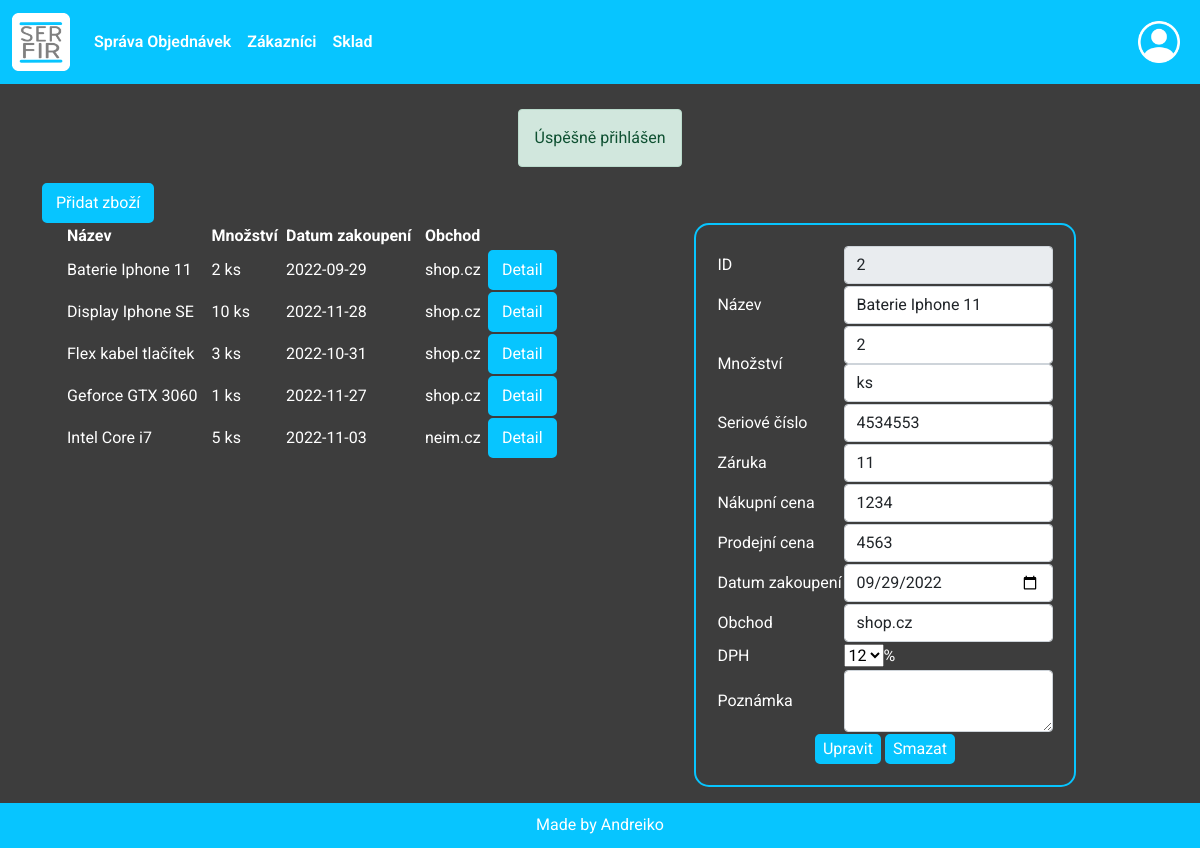
The app's page /sklad/sklad.php?id=2 (signed in) with its own data.
### tables this page shows
CREATE TABLE `sklad` (
  `id` int PRIMARY KEY,
  `nazev` varchar(50) NOT NULL,
  `mnozstvi` int NOT NULL,
  `jednotka` varchar(30),
  `sercis` bigint,
  `zaruka` int,
  `cena1` double(12,3) NOT NULL,
  `cena2` double(12,3) NOT NULL,
  `datum` date NOT NULL,
  `obchod` varchar(50),
  `DPH` int,
  `pozn` varchar(70)
);

### init/funkce.php (called while the page is built, shortened)
<?php
function view($nazev,$model = ''){
    require(CESTA . "views/layout.view.php");
}

### data/mysqldata.class.php (called while the page is built, shortened)
<?php
class MySqlData{
    private $zdroj;
    function __construct($zdroj){
        $this->zdroj=$zdroj;
    }
    private function conncet(){
        try {
            return new PDO($this->zdroj, "root", "");
        } catch(PDOException $e){
            return null;
        }
    }
    private function queryObj($sql,$obj,$parm = []){
        $db = $this->conncet();
        if (empty($parm)) {
            $smt = $db->query($sql);
        }
        else {
            $smt = $db->prepare($sql);
            $smt->execute($parm);
        }
        $result = $smt->fetchAll(PDO::FETCH_CLASS, $obj);
        return $result;
    }
    private function getAllObj($tabulka, $obj){
        return $this->queryObj('SELECT * FROM '.$tabulka.'', $obj);
    }
    public function getAllZbozi(){
        return $this->getAllObj('sklad','Zbozi');
    }
    public function getZbozi($id){
        return $this->queryObj('SELECT * FROM sklad WHERE id = :id;','Zbozi',
            [
                ':id' => $id
            ])[0];
    }
}

### data/data.class.php (called while the page is built, shortened)
<?php
class Data{
    static private $data;
    static public function inicializace(mysqldata $mysqldata){
        return self::$data = $mysqldata;
    }
    static public function getAllZbozi(){
        return self::$data->getAllZbozi();
    }
    static public function getZbozi($id){
        return self::$data->getZbozi($id);
    }
}

### views/sklad/detail.view.php (the view, shortened to what this page needs)
<div class="container">
<a href="pridatZbozi.php" id="regi" class="btn">Přidat zboží</a>
  <div class="row">
    <div class="col">
        <div class="container-fluid">
            <div class="row">
                <div class="col-12">
                    <table class='w-100 sprava-tab'>
                    <tr class='radek-clanky'><th>Název</th><th>Množství</th><th>Datum zakoupení</th><th>Obchod</th><td></td></tr>
                    <?php foreach($model[0] as $polozka) : ?>
                        <td><?= $polozka->nazev ?></td>
                        <td><?= $polozka->mnozstvi ?> <?= $polozka->jednotka ?></td>
                        <td><?= $polozka->datum ?></td>
                        <td><?= $polozka->obchod ?></td>
                        <td><a href="sklad.php?id=<?= $polozka->id ?>" id="reg-but" class="btn">Detail</a></td>
                        <?php endforeach; ?>
                    </table>
                    </div>
            </div>
        </div>
    </div>
    <div class="col">
        <form action="sklad.php?id=<?= $model[1]->id ?>" method="post">
            <div class="d-flex justify-content-center mb-3">
                <div class="d-inline-flex" id="reg">
                    <table>
                        <tr>
                            <td>ID</td><td><input type="text" name="id" value="<?php echo $model[1]->id;?>" readonly class="form-control"></td>
                        </tr>
                        <tr>
                            <td>Název</td><td><input type="text" name="nazev" value="<?php echo $model[1]->nazev;?>" class="form-control"></td>
                        </tr>
                        <tr>
                            <td>Množství</td><td><input type="number" name="mnozstvi" min="0" value="<?php echo $model[1]->mnozstvi;?>" class="form-control">
                                <select name="jednotka" class="form-control">
                                    <option value="ks" <?php if($model[1]->jednotka == 'ks'){echo("selected");}?>>ks</option>
                                </select>
                            </td>
                        </tr>
                        <tr>
                            <td>Seriové číslo</td><td><input type="text" name="sercis" value="<?php echo $model[1]->sercis;?>" class="form-control"></td>
                        </tr>
                        <tr>
                            <td>Záruka</td><td><input type="number" name="zaruka" min="0" value="<?php echo $model[1]->zaruka;?>" class="form-control"></td>
                        </tr>
                        <tr>
                            <td>Nákupní cena</td><td><input type="number" name="cena1" min="0" step=".001" value="<?php echo $model[1]->cena1;?>" class="form-control"></td>
                        </tr>
                        <tr>
                            <td>Prodejní cena</td><td><input type="number" name="cena2" min="0" step=".001" value="<?php echo $model[1]->cena2;?>" class="form-control"></td>
                        </tr>
                        <tr>
                            <td>Datum zakoupení</td><td><input type="date" name="datum" value="<?php echo $model[1]->datum;?>" class="form-control"></td>
                        </tr>
                        <tr>
                            <td>Obchod</td><td><input type="text" name="obchod" value="<?php echo $model[1]->obchod;?>" class="form-control"></td>
                        </tr>
                        <tr>
                            <td>DPH</td><td><select name="DPH" value="<?php echo $model[1]->DPH;?>">
                                                <option value="12" <?php if($model[1]->DPH == '12'){echo("selected");}?>>12</option>
                                            </select>%</td>
                        </tr>
                        <tr>
                            <td>Poznámka</td><td><textarea name="pozn" class="form-control"><?php echo $model[1]->pozn;?></textarea></td>
                        </tr>
                        <tr>
                            <td colspan="2" align="center"><input type="submit" name="upravit" value="Upravit" id="reg-but">&nbsp;<button formaction="sklad.php" name="smazat" value="Smazat" id="reg-but">Smazat</button></td>
                        </tr>
                    </table>
                </div>
            </div>
        </form>
    </div>
  </div>
</div>

### style/styles.css (style rules this page uses)
:root { --modra: #07c5ff; --backgrnd: rgb(61, 61, 61) }
#body { font-family: 'Roboto', sans-serif !important; color: white; background-color: var(--backgrnd) ; }
html, body { height: 100%; margin: 0; }
#log-but ,#unlog ,#reg-but ,#regi { background-color: var(--modra) !important; border: 2px solid var(--modra); color: white !important; border-radius: 5px; }
.btn { border: 2px solid var(--modra) !important; }
#reg { padding: 20px; border: 2px solid var(--modra); border-radius: 15px; }
table { border-width: 0px !important; }

### records on screen
sklad: nazev "Baterie Iphone 11", mnozstvi "2", jednotka "ks", datum "2022-09-29", obchod "shop.cz", id "2", sercis "4534553", zaruka "11", cena1 "1234", cena2 "4563", datum "09/29/2022", DPH "12"
sklad: nazev "Display Iphone SE", mnozstvi "10", jednotka "ks", datum "2022-11-28", obchod "shop.cz"
sklad: nazev "Flex kabel tlačítek", mnozstvi "3", jednotka "ks", datum "2022-10-31", obchod "shop.cz"
sklad: nazev "Geforce GTX 3060", mnozstvi "1", jednotka "ks", datum "2022-11-27", obchod "shop.cz"
sklad: nazev "Intel Core i7", mnozstvi "5", jednotka "ks", datum "2022-11-03", obchod "neim.cz"

### other values on screen
$_SESSION["msg-good"] "Úspěšně přihlášen"
